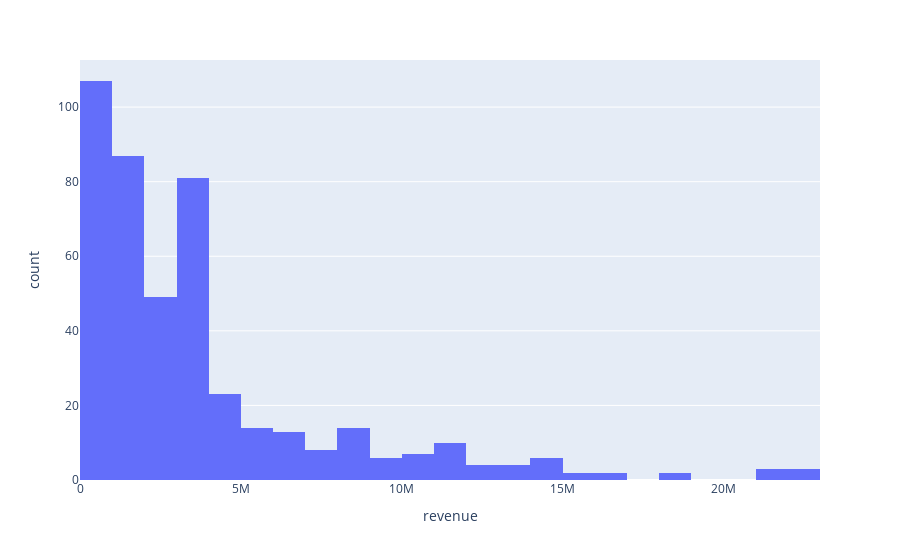

Here is the notebook cell this chart was saved with:
### Markdown cell above
# Create visualizations

### Code cell
px.histogram(df, 'revenue')

### Figure 1 — Plotly figure (JSON) as saved in the notebook; plotly's stock layout.template omitted (floating-point values rounded to 4 significant figures; data arrays with more than 128 entries replaced by an {"elided": "..."} marker saying what was removed)
{"data": [{"alignmentgroup": "True", "bingroup": "x", "hovertemplate": "revenue=%{x}<br>count=%{y}<extra></extra>", "legendgroup": "", "marker": {"color": "#636efa", "pattern": {"shape": ""}}, "name": "", "offsetgroup": "", "orientation": "v", "showlegend": false, "type": "histogram", "x": {"elided": "445 float values"}, "xaxis": "x", "yaxis": "y"}], "layout": {"barmode": "relative", "legend": {"tracegroupgap": 0}, "margin": {"t": 60}, "xaxis": {"anchor": "y", "domain": [0, 1], "title": {"text": "revenue"}}, "yaxis": {"anchor": "x", "domain": [0, 1], "title": {"text": "count"}}}}
